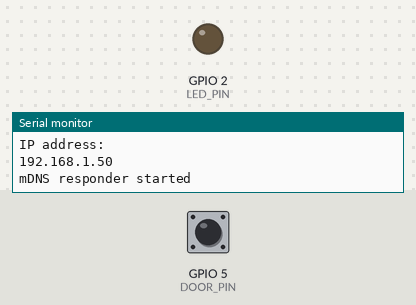
A sketch run on a simulated ESP8266 (NodeMCU). On the bench: output pins drawn as LEDs (lit = HIGH), the last lines printed to the serial monitor. Dashed ring = blinking. The test bench sets the inputs (shaded band); at power-on: GPIO 5 (DOOR_PIN) HIGH. WiFi joins after 1.5 s; servers stay silent unless stated.

Above: at 5.0 s.
5.1 s: GPIO 5 (DOOR_PIN) driven LOW
6.6 s: GPIO 5 (DOOR_PIN) driven HIGH
At 7.8 s:
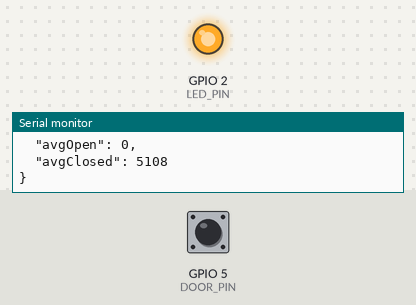
8.1 s: GPIO 5 (DOOR_PIN) pulsed LOW 2 times (0.12 s each, 0.3 s apart)
At 8.34 s:
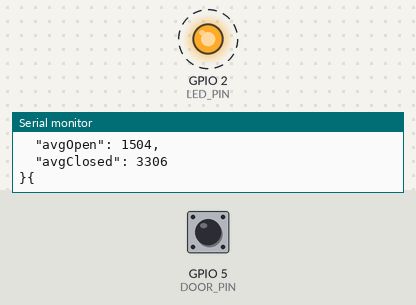
Timing chart, 0 to 11.1 s (numbered marks = the images above; inputs shaded):
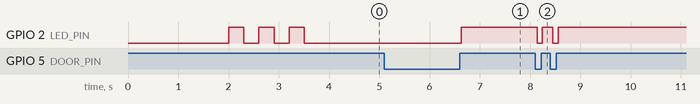

The sketch:

door-monitor.ino
```cpp
//  notbookies 8/5/17

#include <ESP8266WiFi.h>
#include <ESP8266WiFiMulti.h>  //used to connect to multiple networks
#include <ESP8266WebServer.h>
#include <ESP8266mDNS.h>
#include <ArduinoJson.h>  // used for cleaner JSON code/logic
#include "index.h"  // the HTML/CSS/JavaScript is in this separate file, as a string

#define DOOR_PIN 5
#define LED_PIN 2
#define NETWORK "********"
#define PASSWD "********"

ESP8266WiFiMulti WiFiMulti;  //create an instance of the ESP8266WiFiMulti class
ESP8266WebServer server(80);    //listen on port 80

StaticJsonBuffer<200> jsonBuffer;
JsonObject& root = jsonBuffer.createObject();

char dataBuffer[256]; // string that will hold JSON object
bool  lastState;
int   visitors = 0;

unsigned long start, finished = millis();
unsigned long elapsed,
              longestOpen, longestClosed,
              avgOpenCount, avgClosedCount,
              avgOpenTot, avgClosedTot,
              avgOpen, avgClosed = 0;

void handleWifi() {

  WiFiMulti.addAP(NETWORK, PASSWD);
  Serial.println();
  Serial.print("Wait for WiFi ...");

  while(WiFiMulti.run() != WL_CONNECTED) {
    Serial.print(".");
    delay(500);
  }
  Serial.println();
  Serial.println("WiFi connected");
  Serial.println("IP address: ");
  Serial.println(WiFi.localIP());
  delay(500);

}

void handleMDNS() {

  // mDNS service - to be able to resolve the name "doorsensor" in a browser
  if (!MDNS.begin("doorsensor")) {
    Serial.println("Error setting up MDNS responder!");
    while(1) {
      delay(1000);
    }
  }
  Serial.println("mDNS responder started");
  MDNS.addService("http", "tcp", 80); // add service to MDNS

}

//  blink LED x number of times when system is ready
void systemReady(int blinks) {
  int dT = 300;
  for (int x = 0; x < blinks; x++) {
    digitalWrite(LED_PIN, HIGH);
    delay(dT);
    digitalWrite(LED_PIN, LOW);
    delay(dT);
  }
}

void setup() {

  Serial.begin(115200);

  pinMode     (DOOR_PIN,  INPUT);
  pinMode     (LED_PIN,   OUTPUT);
  digitalWrite(LED_PIN,   LOW);

  lastState = digitalRead(DOOR_PIN);

  handleWifi();
  handleMDNS();
  systemReady(3);

  // handle index and GET request
  server.on ( "/",      []() {server.send ( 200, "text/html",         SITE_index ); });
  server.on ( "/data",  []() {server.send ( 200, "application/json",  dataBuffer ); });
  server.begin();

}

void loop() {

  if(WiFiMulti.run() != WL_CONNECTED){      // auto-reconnect (hopefully)
    Serial.println("Wifi not connected!");
    delay(1000);
    handleWifi();
  }

  bool doorState = digitalRead(DOOR_PIN);

  if (doorState != lastState){  // if state has changed
    finished = millis();
    elapsed = finished - start; // time since last change
    root.prettyPrintTo(Serial);
    start = millis();           // this needs to be after elapsed is calculated

    if (doorState == 0){            // if door is open
      digitalWrite(LED_PIN, LOW);
      avgClosedCount ++;
      avgClosedTot += elapsed;
      avgClosed = avgClosedTot / avgClosedCount;
      if (elapsed > longestClosed){
        longestClosed = elapsed;    // set longestClosed based on time since last open
      }
    } else if (doorState == 1){     // if door is closed
      digitalWrite(LED_PIN, HIGH);
      avgOpenCount ++;
      avgOpenTot += elapsed;
      avgOpen = avgOpenTot / avgOpenCount;
      if (elapsed > longestOpen){
        longestOpen = elapsed;      // set longestOpen based on time since last open
      }
    }
  }

  delay(100);   // poor man's debounce
  // counting a visitor if the door goes from closed to open (full cycle)
  if (doorState == 0 && lastState == 1){
    visitors ++;
  }

  // add variables to JSON object
  root["doorMsg"]       = doorState;
  root["timer"]         = millis() - start;
  root["visitors"]      = visitors;
  root["longestOpen"]   = longestOpen;
  root["longestClosed"] = longestClosed;
  root["avgOpen"]       = avgOpen;
  root["avgClosed"]     = avgClosed;
  root.printTo(dataBuffer, sizeof(dataBuffer));   // send JSON object to string

  server.handleClient();  // dont know what this does
  lastState = doorState;  // for determining if the state changes
}
```

index.h
```cpp
// notbookies 8/5/17
// Contains HTML/CSS/JavaScript for door project website

const char SITE_index[] PROGMEM = R"=====(

    <!DOCTYPE html>
    <html>
        <head>
            <meta charset="utf-8"/>
            <meta name="viewport" content="width=device-width"/>
            <link rel="shortcut icon" type="image/png" href="https://image.flaticon.com/icons/png/512/194/194432.png"/>
            <title>Door Sensor</title>
            <style>
                /* local styles */
                .opened     {color: green;}
                .closed     {color: red;}
                #door-state {font-size: 400%;}

                /* global styles */
                body {
                    font-family: Arial, Helvetica, sans-serif;
                    font-size: 100%;
                    background-color: #f4f4f4;
                }
                .container {
                    width: 80%;
                    margin: auto;
                    overflow: hidden;
                }
                .column1 {float: left;}
                .column2 {float: right;}
                p{
                    font-size: 200%;
                    color: #696969;
                }
            </style>
        </head>

        <body>
            <div class="container">
                <div align="center">
                    <h1>The door is:</h1>
                    <h2 id="door-state"></h2>
                    <h1>And has been for:</h1>
                    <p id="current-timer"></p>
                    <h1>Number of visitors:</h1>
                    <p id="visitors"></p>
                </div>
                <div align="center" class="column1">
                    <h1>Occupancy record:</h1>
                    <p id="closed-record"></p>
                    <h1>Vacancy record:</h1>
                    <p id="open-record"></p>
                </div>
                <div align="center" class="column2">
                    <h1>Occupancy average:</h1>
                    <p id="closed-avg"></p>
                    <h1>Vacancy average:</h1>
                    <p id="open-avg"></p>
                </div>
            </div>

        <script>
            /* declaring variable to make logic below cleaner */
            var doorState       = document.getElementById('door-state')
              , currentTimer    = document.getElementById('current-timer')
              , closedRecord    = document.getElementById('closed-record')
              , openRecord      = document.getElementById('open-record')
              , thumbs          = document.getElementById('thumbs')
              , visitors        = document.getElementById('visitors')
              , closedAvg       = document.getElementById('closed-avg')
              , openAvg         = document.getElementById('open-avg');

            /* converts ms to hrs/min/sec */
            function msFormat(duration) {
                var seconds = parseInt( (duration / 1000)         % 60 )
                , minutes   = parseInt( (duration / (1000*60))    % 60 )
                , hours     = parseInt( (duration / (1000*60*60)) % 24 );

                /* multiple returns to remove hr/min if =0 */
                if (hours != 0){
                    return hours + " hr " + minutes + " min " + seconds + " sec";
                } else if (minutes != 0){
                    return minutes + " min " + seconds + " sec";
                } else if (seconds != 0){
                    return seconds + " sec";
                } else {
                    return 0 + " sec";
                }
            }
            /* main 'loop' */
            function updateData() {
                console.log("update ran");
                var xhttp = new XMLHttpRequest();
                    xhttp.onreadystatechange = function() {
                    /* readyState 4: request finished and response is ready */
                    /* status 200: "OK" */
                    if (this.readyState == 4 && this.status == 200) {
                        /* JSON.parse takes JSON string and constructs object(s) */
                        var data = JSON.parse(this.responseText);
                        console.log(data);

                        currentTimer.innerHTML  = msFormat(data.timer);
                        visitors.innerHTML      = data.visitors;
                        openRecord.innerHTML    = msFormat(data.longestOpen);
                        closedRecord.innerHTML  = msFormat(data.longestClosed);
                        openAvg.innerHTML       = msFormat(data.avgOpen);
                        closedAvg.innerHTML     = msFormat(data.avgClosed);

                        /* change door message text and color */
                        if (data.doorMsg == false) {
                            doorState.innerHTML = "OPEN";
                            doorState.className = "opened";
                        }
                        if (data.doorMsg == true){
                            doorState.innerHTML = "CLOSED";
                            doorState.className = "closed";
                        }
                    }
                };
                /* GET request at "IP_address/data" (JSON string) */
                xhttp.open("GET", "/data", true);
                xhttp.send();
            }
            /* run update function once every 250ms */
            updateData();
            window.setInterval(updateData, 250);
        </script>

        </body>
    </html>

)=====";
```

Measured:
- after the input at 6.6 s, GPIO 2 (LED_PIN): LOW → HIGH at once
- after the input at 8.1 s, GPIO 2 (LED_PIN): alternates HIGH for 0.21 s and LOW for 0.11 s, 4 changes in all, then stays HIGH, starting at once
